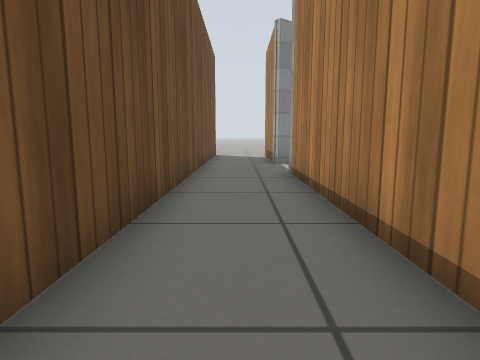
[1] (above)

17 first-person views from a walk through a robot-simulator world made for Gazebo. The camera is 0.5 m above the floor, tilts 8° down and sees 75° across. The floor is counted in squares, 0.5 m on a side. Each view is taken from the middle of a square. On the plan, view 1 faces up. The plan holds only what a view shows up to about 12 squares ahead; the rest is blank. Gazebo's built-in surfaces are drawn with simple patterns.

[2]
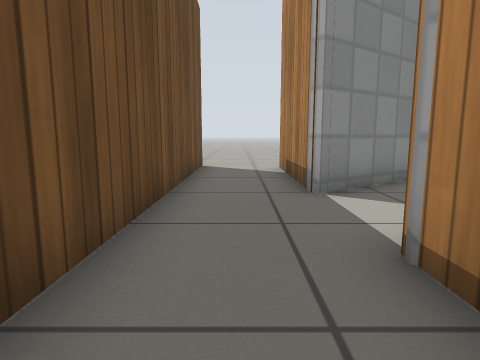

[3]
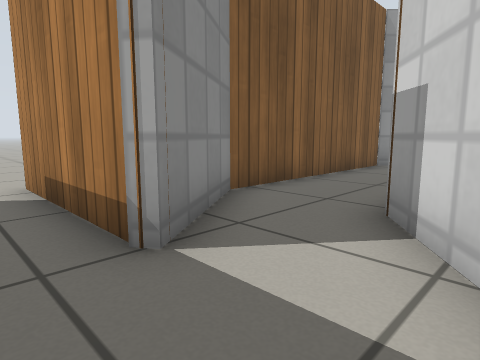

[4]
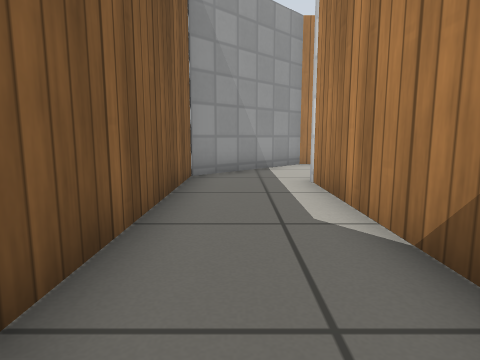

[5]
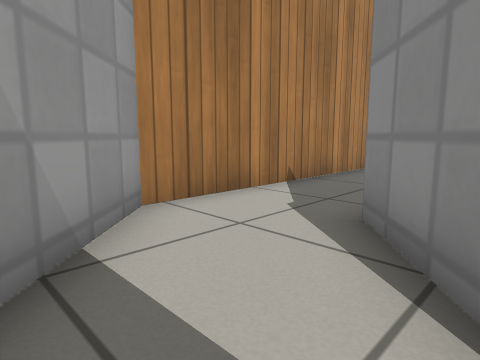

[6]
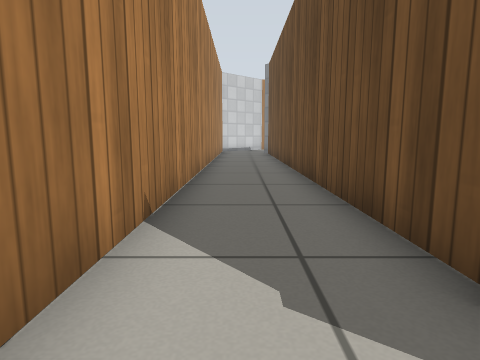

[7]
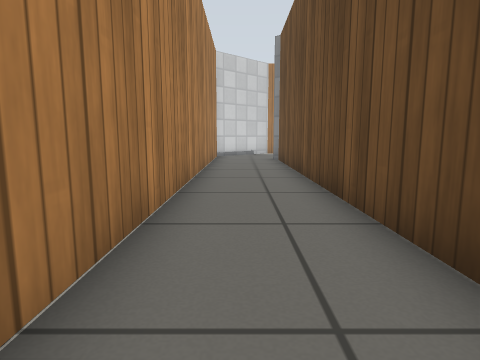

[8]
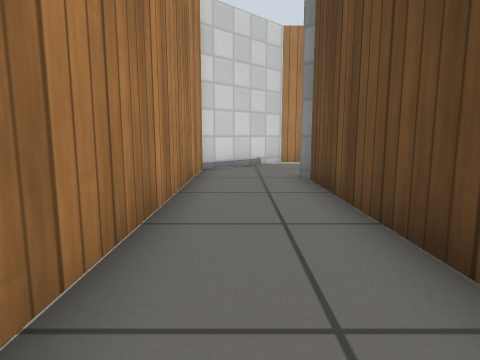

[9]
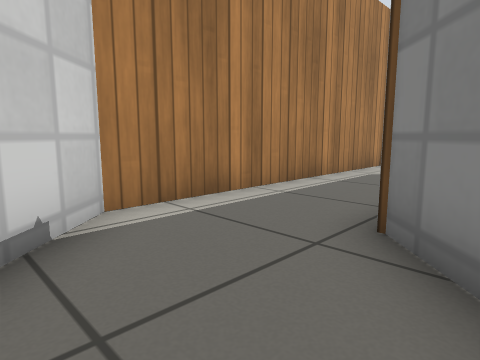

[10]
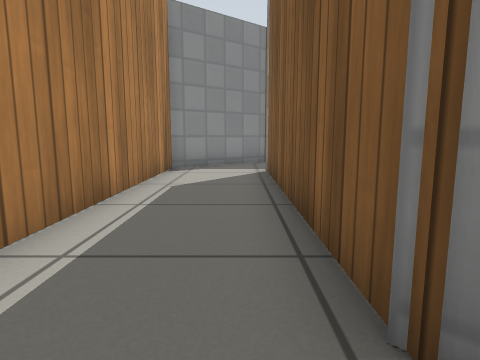

[11]
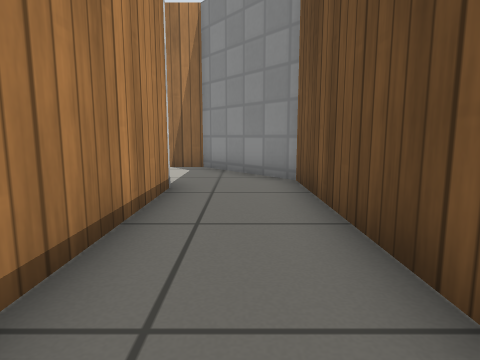

[12]
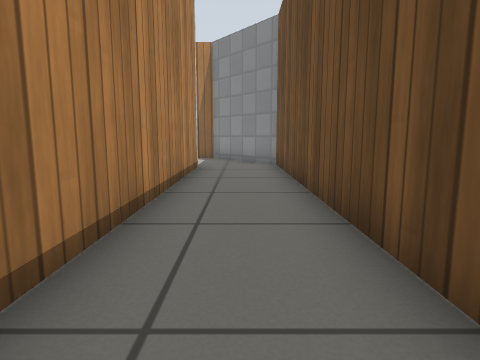

[13]
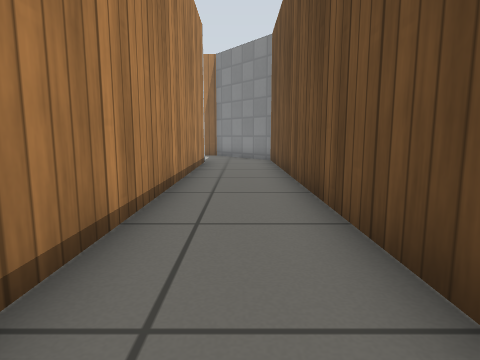

[14]
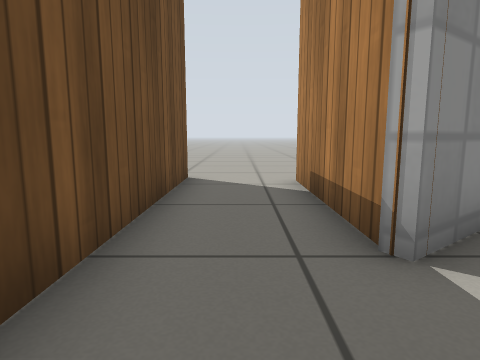

[15]
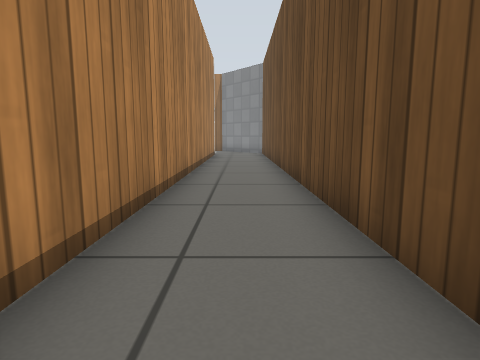

[16]
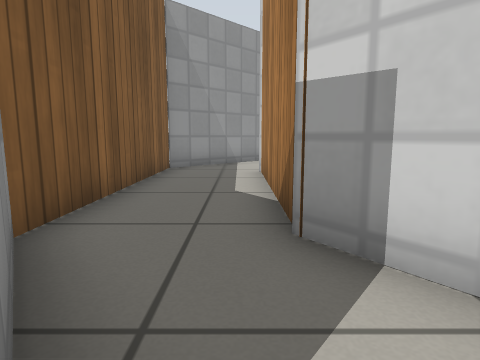

[17]
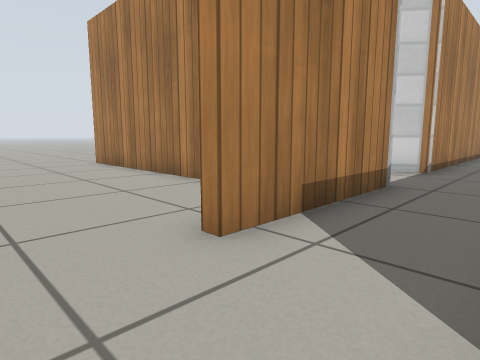

### Floor plan
Points are (right, up) in squares from view 1. A wall is a line through its corners. A room is listed if a view was taken in it or the views show most of it. See-through windows are left out.
Room 1 (views 1, 2, 3, 4, 5, 6, 7, 8, 9, 10, 11, 12, 13, 14, 15, 16, 17)
walls: (1.4, -9) (1.4, 8.4) (4, 10.4) (9.8, 10.4); (11.4, 8) (11.4, -8.3); (10.1, 10.1) (11.6, 8.2); (-1.3, 16.6) (-1.3, -10) (1.2, -13.1) (11.4, -13.1) (14.1, -10.5) (14.1, 9.9) (10.8, 13.2) (4, 13.2) (1.4, 11.4) (1.4, 16.1); (10.7, -9.2) (9.7, -10.2) (2.2, -10.2)
ways out: opening at (-1, 17.5); opening at (2, 17.5)

Where each view was taken, in squares from view 1:
view 1: 0 up, 0 right, facing up
view 2: 6 up, 0 right, facing up
view 3: 9 up, 0 right, facing up-right
view 4: 12 up, 3 right, facing right
view 5: 12 up, 10 right, facing down-right
view 6: 10 up, 13 right, facing down
view 7: 5 up, 13 right, facing down
view 8: 1 down, 13 right, facing down
view 9: 9 down, 13 right, facing down-left
view 10: 11 down, 11 right, facing left
view 11: 3 down, 0 right, facing down
view 12: 1 up, 0 right, facing down
view 13: 3 up, 0 right, facing down
view 14: 9 up, 0 right, facing up
view 15: 8 up, 0 right, facing down
view 16: 11 up, 1 right, facing right
view 17: 18 up, 1 left, facing down-right
